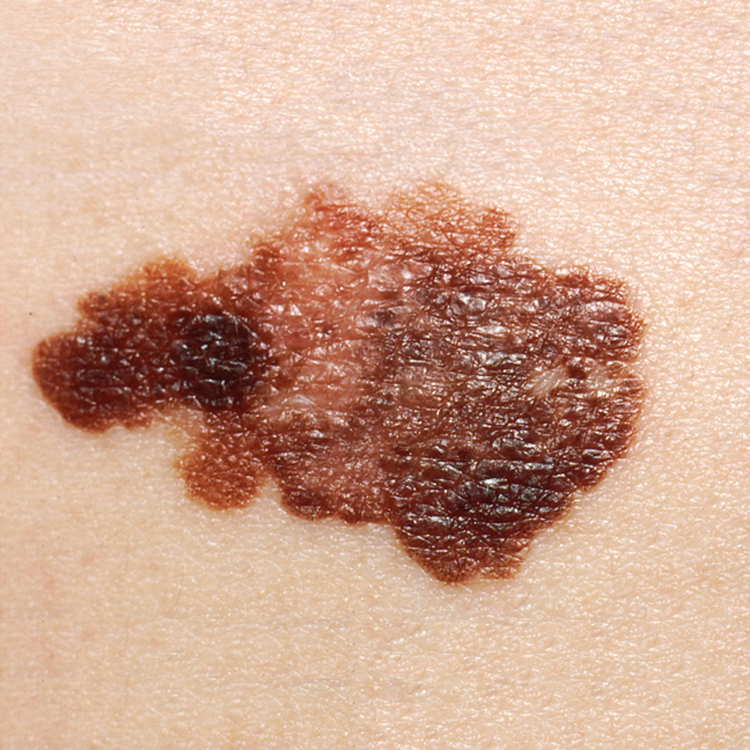
#> input picture test-images/cancer-melanoma.jpg, 1500 x 1500 px (shown at 1/2 size)
$ python calibrate_quality.py   (older library calls are emulated)
#> lines starting #> are read from the running program, lines starting #| are printed output that depends on the picture
### quality.py
"""Lightweight image-quality screening for DermaAI.

Checks a decoded PIL Image for:
  - Excessive blur (Laplacian variance)
  - Very low brightness (underexposure)
  - Excessive brightness / overexposure (near-white pixel fraction)

Designed to run on the **already-decoded** PIL Image so that image
decoding is never duplicated.  The image is internally downscaled to
``config.QUALITY_ANALYSIS_SIZE`` for fast, scale-invariant computation;
this does **not** touch the model preprocessing pipeline (which operates
on a separate 224×224 tensor).

Warnings never reject an image — predictions still run and a prediction
is always returned when the image is decodable.  Only completely invalid
(un-decodable) images are rejected, via the existing error handling in
``app.py``.
"""

import logging

import cv2
import numpy as np
from PIL import Image

import config

log = logging.getLogger(__name__)

# Pre-computed messages for each quality issue.  These match the
# user-facing strings requested in the feature specification.
_WARNING_MESSAGES = {
    "blur": "Image appears blurry. Try taking a clearer photo.",
    "dark": "Image is too dark. Try better lighting.",
    "bright": "Image may be overexposed. Reduce the lighting.",
}


def _pil_to_gray_array(img: Image.Image) -> np.ndarray:
    """Convert a PIL Image to a uint8 grayscale numpy array at the
    analysis resolution.  Uses a single resize + cvtColor — no separate
    decode step."""
    size = config.QUALITY_ANALYSIS_SIZE
    small = img.convert("L").resize(size, Image.BILINEAR)
    return np.asarray(small, dtype=np.uint8)


def check_image_quality(img: Image.Image) -> dict:
    """Analyse image quality and return a structured result.

    Args:
        img: A decoded PIL Image (RGB, L, or P mode — ``convert`` is
            handled internally).

    Returns:
        A dict with the following keys:

        ``warnings``
            List of ``{"type": str, "message": str}`` dicts.  Empty when
            no issues are detected.

        ``is_valid``
            Always ``True`` for a decodable image.  (Complete rejection
            of un-decodable images happens earlier in ``app.py``.)

        ``metrics``
            ``{"blur_score": float, "mean_brightness": float,
            "overexposure_ratio": float}`` — raw diagnostic values.
    """
    warnings = []
    metrics = {}

    if not config.QUALITY_ENABLED:
        return {"warnings": [], "is_valid": True, "metrics": metrics}

    try:
        gray = _pil_to_gray_array(img)
    except Exception as exc:
        log.warning("Quality check failed to process image: %s", exc)
        return {"warnings": [], "is_valid": True, "metrics": {}}

    # --- Blur: variance of Laplacian (lower = blurrier) ---
    lap = cv2.Laplacian(gray, cv2.CV_64F)
    blur_score = float(lap.var())
    metrics["blur_score"] = round(blur_score, 2)

    if blur_score < config.QUALITY_BLUR_THRESHOLD:
        warnings.append({
            "type": "blur",
            "message": _WARNING_MESSAGES["blur"],
        })

    # --- Brightness: mean of grayscale, normalised to [0, 1] ---
    mean_brightness = float(gray.mean()) / 255.0
    metrics["mean_brightness"] = round(mean_brightness, 4)

    if mean_brightness < config.QUALITY_BRIGHTNESS_DARK:
        warnings.append({
            "type": "dark",
            "message": _WARNING_MESSAGES["dark"],
        })
    elif mean_brightness > config.QUALITY_BRIGHTNESS_BRIGHT:
        warnings.append({
            "type": "bright",
            "message": _WARNING_MESSAGES["bright"],
        })

    # --- Overexposure: fraction of near-white pixels ---
    overexposure_ratio = float((gray > 240).sum()) / gray.size
    metrics["overexposure_ratio"] = round(overexposure_ratio, 4)

    if overexposure_ratio > config.QUALITY_OVEREXPOSURE_RATIO:
        # Only add an overexposure warning if not already covered by the
        # brightness check, to avoid duplicate messages.
        already_warned = any(w["type"] == "bright" for w in warnings)
        if not already_warned:
            warnings.append({
                "type": "bright",
                "message": _WARNING_MESSAGES["bright"],
            })

    log.info("Quality check: blur=%.1f brightness=%.3f overexp=%.3f warnings=%d",
             blur_score, mean_brightness, overexposure_ratio, len(warnings))

    return {
        "warnings": warnings,
        "is_valid": True,
        "metrics": metrics,
    }

### scripts/calibrate_quality.py
#!/usr/bin/env python3
"""
DermaAI image-quality calibration procedure.

Measures the Laplacian-variance blur score (quality.py / config.QUALITY_BLUR_THRESHOLD)
on real skin photographs and reports the classification obtained at different
candidate thresholds.

Usage:
    python scripts/calibrate_quality.py

This script is READ-ONLY: it does not modify any production code or config.
It prints a reproducible report of blur scores and threshold classifications.
"""

import os
import sys

sys.path.insert(0, os.path.dirname(os.path.dirname(os.path.abspath(__file__))))

import cv2  # noqa: F401  (used transitively by quality)
from PIL import Image, ImageFilter

import config
import quality

BASE = os.path.dirname(os.path.dirname(os.path.abspath(__file__)))

# ---------------------------------------------------------------------------
# Real images under manual review.
# Each entry: (path, manually assigned blur label, reviewer notes).
#
# Labels:
#   "sharp"        - genuine, in-focus skin photograph (no intentional blur)
#   "genuinely_blurry" - out of focus / motion blurred skin photograph
#
# NOTE: The four regression test-images are external clinical photos whose
#       blur status has NOT been manually validated. They are included for
#       reference only and are NOT used to justify a threshold.
# ---------------------------------------------------------------------------
REAL_IMAGES = [
    # Sharp (manually reviewed) - placeholder: add real sharp skin photos here.
    # Example format:
    # ("test-images/cancer-melanoma.jpg", "sharp", "Reviewed: lesion edges crisp"),
    #
    # Genuinely blurry (manually reviewed) - placeholder.
    # Example format:
    # ("test-images/noncancer-nevus.jpg", "genuinely_blurry", "Reviewed: severe motion blur"),
]

# Reference images included for diagnostic context only (NOT blur-validated).
REFERENCE_IMAGES = [
    ("test-images/cancer-melanoma.jpg", "melanoma (external, blur NOT validated)"),
    ("test-images/noncancer-nevus.jpg", "nevus (external, blur NOT validated)"),
    ("test-images/noncancer-congenital-nevus.jpg", "congenital nevus (external, blur NOT validated)"),
    ("test-images/noncancer-seborrheic-keratosis.jpg", "seborrheic keratosis (external, blur NOT validated)"),
]


def blur_score(img):
    return quality.check_image_quality(img)["metrics"]["blur_score"]


def classify(score, threshold):
    return "BLUR warning" if score < threshold else "OK"


def main():
    print("=" * 78)
    print("DermaAI image-quality blur calibration report")
    print("Analysis size: %s  |  Current QUALITY_BLUR_THRESHOLD: %.1f" % (
        config.QUALITY_ANALYSIS_SIZE, config.QUALITY_BLUR_THRESHOLD))
    print("=" * 78)

    print("\n--- Reference images (blur status NOT validated - diagnostic only) ---")
    ref_rows = []
    for path, label in REFERENCE_IMAGES:
        full = os.path.join(BASE, path)
        if not os.path.exists(full):
            print("  MISSING: %s" % path)
            continue
        img = Image.open(full)
#> img is the input picture: PIL image 1500x1500 RGB; mean R, G, B 209.9, 169.8, 148.8
        s = blur_score(img)
#> in _pil_to_gray_array, `small = img.convert("L").resize(size, Image.BILINEAR)`:
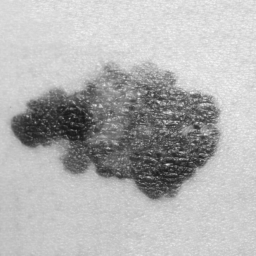
#> small: PIL image 256x256 L; min 22, max 245, mean 179.4
#> in check_image_quality, `lap = cv2.Laplacian(gray, cv2.CV_64F)`:
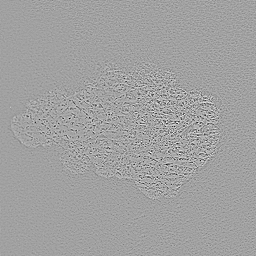
#> lap: shape (256, 256) float64; min -307, max 179, mean 0; drawn with min black and max white
#> in check_image_quality, `blur_score = float(lap.var())`: blur_score = 799.6
#> in check_image_quality, `mean_brightness = float(gray.mean()) / 255.0`: mean_brightness = 0.704
#> in check_image_quality, `overexposure_ratio = float((gray > 240).sum()) / gray.size`: overexposure_ratio = 0.000397
#> s = 799.6
        ref_rows.append((label, s))
        print("%-55s blur_score=%8.2f  -> %s (at current threshold %.1f)" % (
            label, s, classify(s, config.QUALITY_BLUR_THRESHOLD), config.QUALITY_BLUR_THRESHOLD))
#| melanoma (external, blur NOT validated)                 blur_score=  799.64  -> OK (at current threshold 100.0)
#> pass 2 of the loop in main, `for path, label in REFERENCE_IMAGES:`:
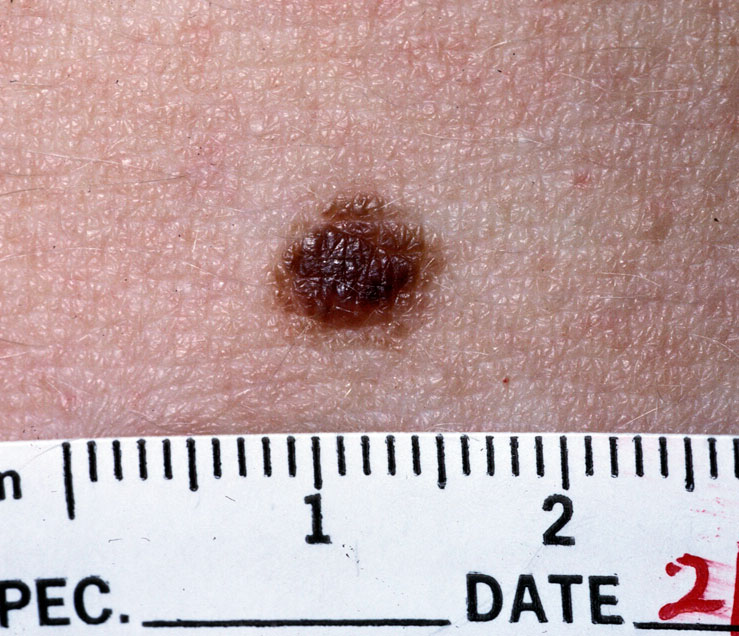
#> input picture test-images/noncancer-nevus.jpg, 739 x 636 px
#> in main, img is the input picture: PIL image 739x636 RGB; mean R, G, B 188.4, 162.5, 162.5
#> in _pil_to_gray_array (call 2), `small = img.convert("L").resize(size, Image.BILINEAR)`:
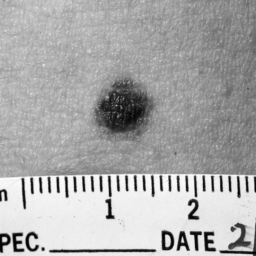
#> small: PIL image 256x256 L; min 1, max 253, mean 170.2
#> in check_image_quality (call 2), `lap = cv2.Laplacian(gray, cv2.CV_64F)`:
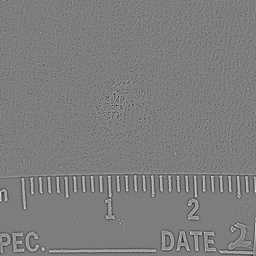
#> lap: shape (256, 256) float64; min -355, max 365, mean 0.1; drawn with min black and max white
#> blur_score = 1340.3
#> mean_brightness = 0.668
#> overexposure_ratio = 0.0413
#> s = 1340.3
#| nevus (external, blur NOT validated)                    blur_score= 1340.28  -> OK (at current threshold 100.0)
#> pass 3 of the loop in main, `for path, label in REFERENCE_IMAGES:`:
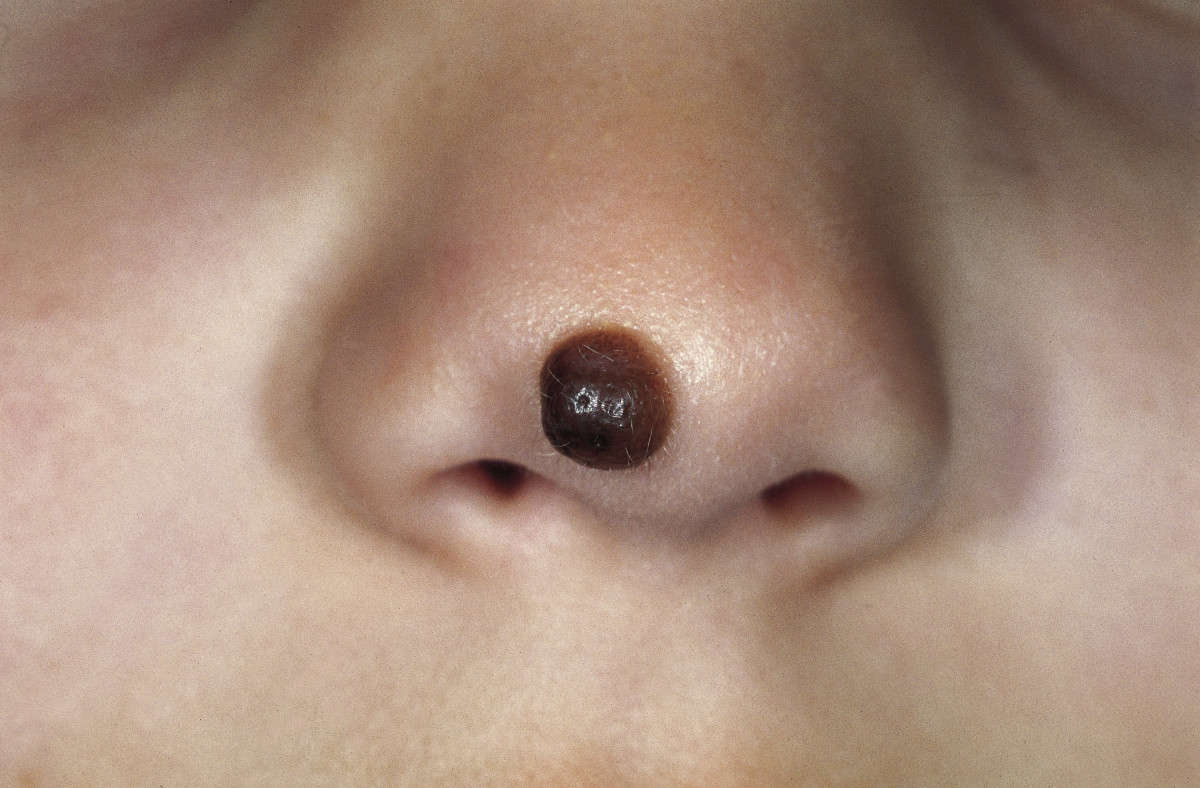
#> input picture test-images/noncancer-congenital-nevus.jpg, 1200 x 788 px
#> in main, img is the input picture: PIL image 1200x788 RGB; mean R, G, B 167.9, 140.2, 123
#> in _pil_to_gray_array (call 3), `small = img.convert("L").resize(size, Image.BILINEAR)`:
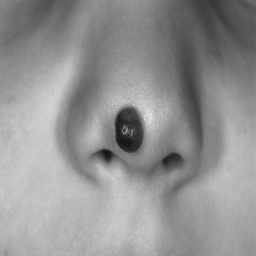
#> small: PIL image 256x256 L; min 17, max 223, mean 146.5
#> in check_image_quality (call 3), `lap = cv2.Laplacian(gray, cv2.CV_64F)`:
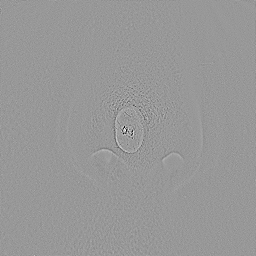
#> lap: shape (256, 256) float64; min -164, max 111, mean 0; drawn with min black and max white
#> blur_score = 36.59
#> mean_brightness = 0.575
#> overexposure_ratio = 0
#> s = 36.59
#| congenital nevus (external, blur NOT validated)         blur_score=   36.59  -> BLUR warning (at current threshold 100.0)
#> the loop made 4 passes; the first 3 are shown

    print("\n--- Manually reviewed real images ---")
    if not REAL_IMAGES:
        print("  (none - no manually reviewed sharp/blurry examples available yet)")
    for path, label, notes in REAL_IMAGES:
        full = os.path.join(BASE, path)
        if not os.path.exists(full):
            print("  MISSING: %s" % path)
            continue
        img = Image.open(full)
        s = blur_score(img)
        print("%-45s label=%-18s blur_score=%8.2f  -> %s (at %.1f)  [%s]" % (
            path, label, s, classify(s, config.QUALITY_BLUR_THRESHOLD),
            config.QUALITY_BLUR_THRESHOLD, notes))

    print("\n--- Classification at candidate thresholds (reference images only) ---")
    candidate_thresholds = [20.0, 40.0, 60.0, 80.0, 100.0, 120.0, 140.0, 160.0]
#> candidate_thresholds = [20, 40, 60, 80, 100, 120, 140, 160]
    header = "image" + "".join("%12s" % (t if t == 100.0 else "t=%.0f" % t) for t in candidate_thresholds)
    print(header)
#| image        t=20        t=40        t=60        t=80       100.0       t=120       t=140       t=160
    print("-" * len(header))
    for label, s in ref_rows:
        row = "%-45s" % label
        for t in candidate_thresholds:
            row += "%12s" % ("WARN" if s < t else "OK")
        print(row)

    print("\n--- Recommendation ---")
    sharp_scores = []
    blurry_scores = []
    for path, label, notes in REAL_IMAGES:
        full = os.path.join(BASE, path)
        if not os.path.exists(full):
            continue
        s = blur_score(Image.open(full))
        if label == "sharp":
            sharp_scores.append(s)
        elif label == "genuinely_blurry":
            blurry_scores.append(s)

    if sharp_scores and blurry_scores:
        gap = min(sharp_scores) - max(blurry_scores)
        recommended = (min(sharp_scores) + max(blurry_scores)) / 2.0
        print("  Sharp scores:     %s" % ["%.2f" % s for s in sharp_scores])
        print("  Blurry scores:    %s" % ["%.2f" % s for s in blurry_scores])
        print("  Margin (gap):     %.2f" % gap)
        print("  Recommended threshold: %.2f (midpoint of gap)" % recommended)
        print("  NOTE: A single midpoint is only valid if examples span the decision")
        print("        boundary and are representative of real upload conditions.")
    elif REAL_IMAGES:
        print("  All manually reviewed images share one label; no threshold can be")
        print("  justified from these examples alone.")
    else:
        print("  No manually reviewed real images available.")
        print("  QUALITY_BLUR_THRESHOLD = 100.0 remains UNCALIBRATED against real skin")
        print("  photos. It was set heuristically and may flag smooth legitimate")
        print("  photographs as blurry (see diagnosis).")
        print()
        print("  Additional examples needed:")
        print("    - At least 5-10 genuinely sharp skin photographs (varied skin tones,")
        print("      body sites, lighting, camera devices) manually labelled 'sharp'.")
        print("    - At least 5-10 genuinely blurry skin photographs (out-of-focus,")
        print("      motion-blurred, low-shutter-speed) manually labelled 'genuinely_blurry'.")
        print("    - Labels must come from a human reviewer, NOT from cancer diagnosis.")
        print("    - Score each candidate image with this script before choosing a threshold.")
        print("  Do not choose a threshold based on cancer labels: sharpness and cancer")
        print("  classification are independent properties.")

    print("\n" + "=" * 78)
    print("Calibration complete. No production files were modified.")
    print("=" * 78)


if __name__ == "__main__":
    main()
